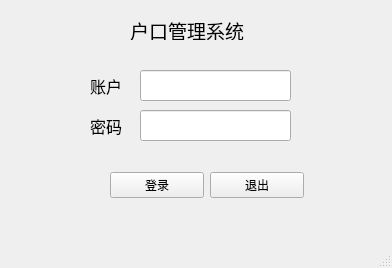
<?xml version="1.0" encoding="UTF-8"?>
<ui version="4.0">
 <class>MainWindow</class>
 <widget class="QMainWindow" name="MainWindow">
  <property name="geometry">
   <rect>
    <x>0</x>
    <y>0</y>
    <width>392</width>
    <height>268</height>
   </rect>
  </property>
  <property name="windowTitle">
   <string>MainWindow</string>
  </property>
  <widget class="QWidget" name="centralwidget">
   <widget class="QLabel" name="label">
    <property name="geometry">
     <rect>
      <x>90</x>
      <y>70</y>
      <width>51</width>
      <height>31</height>
     </rect>
    </property>
    <property name="font">
     <font>
      <pointsize>12</pointsize>
     </font>
    </property>
    <property name="text">
     <string>账户</string>
    </property>
   </widget>
   <widget class="QLabel" name="label_2">
    <property name="geometry">
     <rect>
      <x>90</x>
      <y>110</y>
      <width>41</width>
      <height>31</height>
     </rect>
    </property>
    <property name="font">
     <font>
      <pointsize>12</pointsize>
     </font>
    </property>
    <property name="text">
     <string>密码</string>
    </property>
   </widget>
   <widget class="QLineEdit" name="lineEdit">
    <property name="geometry">
     <rect>
      <x>140</x>
      <y>70</y>
      <width>151</width>
      <height>31</height>
     </rect>
    </property>
   </widget>
   <widget class="QLineEdit" name="lineEdit_2">
    <property name="geometry">
     <rect>
      <x>140</x>
      <y>110</y>
      <width>151</width>
      <height>31</height>
     </rect>
    </property>
    <property name="font">
     <font>
      <pointsize>9</pointsize>
     </font>
    </property>
    <property name="echoMode">
     <enum>QLineEdit::Password</enum>
    </property>
   </widget>
   <widget class="QLabel" name="label_3">
    <property name="geometry">
     <rect>
      <x>130</x>
      <y>20</y>
      <width>141</width>
      <height>20</height>
     </rect>
    </property>
    <property name="font">
     <font>
      <pointsize>14</pointsize>
     </font>
    </property>
    <property name="text">
     <string>户口管理系统</string>
    </property>
   </widget>
   <widget class="QWidget" name="layoutWidget">
    <property name="geometry">
     <rect>
      <x>110</x>
      <y>170</y>
      <width>194</width>
      <height>30</height>
     </rect>
    </property>
    <layout class="QHBoxLayout" name="horizontalLayout">
     <item>
      <widget class="QPushButton" name="login">
       <property name="text">
        <string>登录</string>
       </property>
      </widget>
     </item>
     <item>
      <widget class="QPushButton" name="exit">
       <property name="text">
        <string>退出</string>
       </property>
      </widget>
     </item>
    </layout>
   </widget>
  </widget>
  <widget class="QMenuBar" name="menubar">
   <property name="geometry">
    <rect>
     <x>0</x>
     <y>0</y>
     <width>392</width>
     <height>26</height>
    </rect>
   </property>
  </widget>
  <widget class="QStatusBar" name="statusbar"/>
 </widget>
 <resources/>
 <connections/>
</ui>
